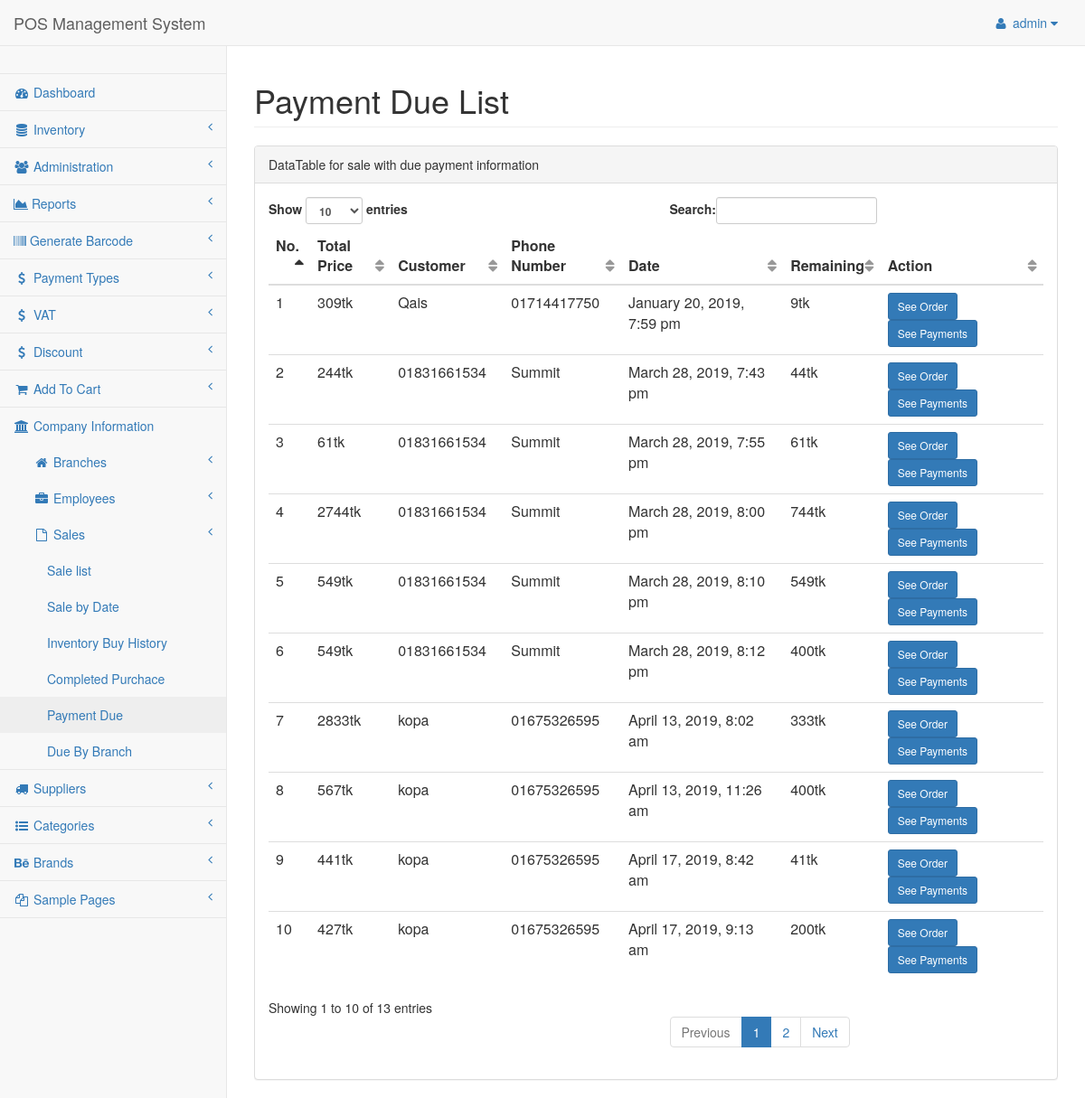
/admin/pages/duelist.php (signed in), run on the app's committed database.
### tables this page shows
CREATE TABLE `tbl_sales` (
  `id` int(11) NOT NULL,
  `customer` int(11) NOT NULL,
  `totalPrice` int(11) NOT NULL,
  `date` datetime NOT NULL DEFAULT CURRENT_TIMESTAMP,
  `rem` int(11) NOT NULL DEFAULT '0',
  `status` int(11) NOT NULL DEFAULT '0'
);

CREATE TABLE `tbl_customer` (
  `cmId` int(11) NOT NULL,
  `customName` varchar(35) NOT NULL,
  `customContact` varchar(20) NOT NULL
);

### class/Company.php (called while the page is built, shortened)
<?php
$filepath = realpath(dirname(__FILE__));
include_once ($filepath."/../lib/Database.php");
include_once ($filepath."/../helpers/Format.php");
?>
<?php
class Company {
  private $db;
  function __construct(){
    $this->db = new Database();
  }
  public function getSaleByDue() {
    $query = "SELECT * FROM tbl_sales WHERE rem > 0";
    $getQuery = $this->db->select($query);
    return $getQuery;
  }
}

### lib/Database.php (called while the page is built, shortened)
<?php
Class Database{
 public $host   = DB_HOST;
 public $user   = DB_USER;
 public $pass   = DB_PASS;
 public $dbname = DB_NAME;
 public $link;
private function connectDB(){
 $this->link = new mysqli($this->host, $this->user, $this->pass,
  $this->dbname);
 }
public function select($query){
  $result = $this->link->query($query) or
   die($this->link->error.__LINE__);
  if($result->num_rows > 0){
    return $result;
  } else {
    return false;
  }
 }
}

### class/Customer.php (called while the page is built, shortened)
<?php
  $filepath = realpath(dirname(__FILE__));
  include_once ($filepath."/../lib/Database.php");
  include_once ($filepath."/../helpers/Format.php");
?>
<?php
  class Customer{
    private $db;
    public function __construct() {
      $this->db = new Database();
    }
    public function getCusById($cmId){
      $query = "SELECT * FROM tbl_customer WHERE cmId = '$cmId'";
      $cusCheck = $this->db->select($query);
      return $cusCheck;
    }
  }
?>

### helpers/Format.php (called while the page is built, shortened)
<?php
class Format{
 public function formatDate($date){
  return date('F j, Y, g:i a', strtotime($date));
 }
}
?>

### admin/pages/duelist.php (the view, shortened to what this page needs)
<?php
  include "../inc/header.php";
  include "../inc/nav.php";
  include "../inc/sider.php";
?>
        <div id="page-wrapper">
            <div class="row">
                <div class="col-lg-12">
                    <h1 class="page-header">Payment Due List</h1>
                </div>
            </div>
            <div class="row">
                <div class="col-lg-12">
                    <div class="panel panel-default">
                        <div class="panel-heading">
                            DataTable for sale with due payment information
                        </div>
                        <div class="panel-body">
                            <div class="table-responsive">
                                <table class="table table-hover" id="dataTables-example">
                                    <thead>
                                        <tr>
                                            <th>No.</th>
                                            <th>Total Price</th>
                                            <th>Customer</th>
                                            <th>Phone Number</th>
                                            <th>Date</th>
                                            <th>Remaining</th>
                                            <th>Action</th>
                                        </tr>
                                    </thead>
                                    <tbody>
                                      <?php
                                        $getAdmin = $com->getSaleByDue();
                                        if ($getAdmin) {
                                          $i = 0;
                                          while ($result = $getAdmin->fetch_assoc()) {
                                            $i++;
                                      ?>
                                          <tr>
                                              <td><?php echo $i; ?></td>
                                              <td><?php echo $result['totalPrice']; ?>tk</td>
                                            <?php
                                              $id = $result['customer'];
                                              $getCus = $cm->getCusById($id);
                                              if ($getCus) {
                                                while($cus = $getCus->fetch_assoc()) {
                                            ?>
                                              <td><?= $cus['customName']; ?></td>
                                              <td><?= $cus['customContact']; ?></td>
                                            <?php } } ?>
                                              <td><?php echo $fm->formatDate($result['date']); ?></td>
                                              <td><?= $result['rem']; ?>tk</td>
                                              <td>
                                                <a href="seeorder.php?sale=<?php echo $result['id']; ?>&st=<?= $result['rem']; ?>">
                                                  <button type="button" class="btn btn-primary btn-sm"> See Order</button>
                                                </a>
                                                <a href="seepay.php?sale=<?php echo $result['id']; ?>">
                                                  <button type="button" class="btn btn-primary btn-sm"> See Payments</button>
                                                </a>
                                              </td>
                                          </tr>
                                    <?php } } ?>
                                    </tbody>
                                </table>
                            </div>
                        </div>
                      </div>
                  </div>
              </div>
          </div>
      </div>
  </body>
  </html>

### data on the page
tbl_sales: totalPrice "309", date "January 20, 2019, 7:59 pm", rem "9"
tbl_customer: customName "Qais", customContact "01714417750"
tbl_sales: totalPrice "244", date "March 28, 2019, 7:43 pm", rem "44"
tbl_customer: customName "01831661534", customContact "Summit"
tbl_sales: totalPrice "61", date "March 28, 2019, 7:55 pm", rem "61"
tbl_sales: totalPrice "2744", date "March 28, 2019, 8:00 pm", rem "744"
tbl_sales: totalPrice "549", date "March 28, 2019, 8:10 pm", rem "549"
tbl_sales: totalPrice "549", date "March 28, 2019, 8:12 pm", rem "400"
tbl_sales: totalPrice "2833", date "April 13, 2019, 8:02 am", rem "333"
tbl_customer: customName "kopa", customContact "01675326595"
tbl_sales: totalPrice "567", date "April 13, 2019, 11:26 am", rem "400"
tbl_sales: totalPrice "441", date "April 17, 2019, 8:42 am", rem "41"
tbl_sales: totalPrice "427", date "April 17, 2019, 9:13 am", rem "200"

### other printed values
Session::get("adminName") "admin"
